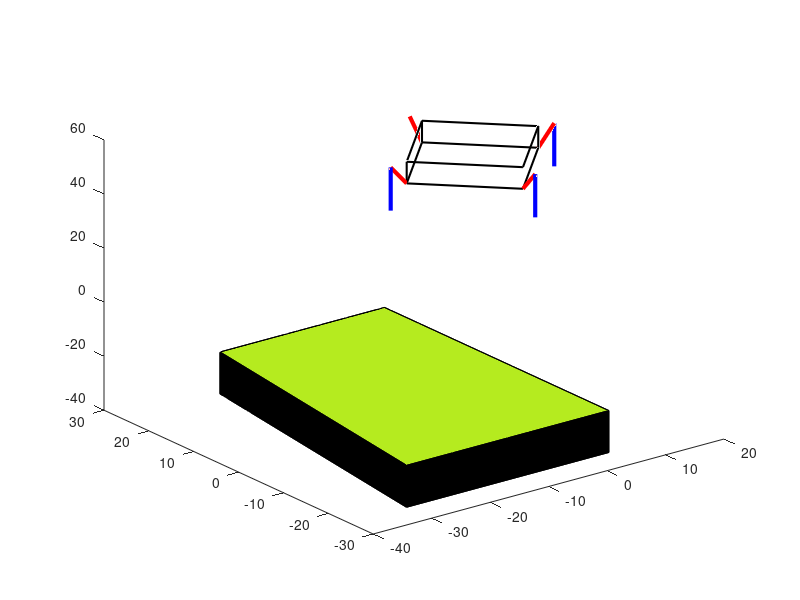

MATLAB code for this plot: (Note: this script raises an error after producing the figure.)
clc; clear; close all;


%@@@@@@@@@@@@@@@@@@@@@@@@@@@@@@@@@@@@@@@@@@@@@@@@@@@@@@@@@@@@@@@@@@@@@@@@@@@@@@@@@@@@@@@@@@@@@@@@@@@@@@Leg Landing variable setting지면으로부터 50위에있음


L_ang1_east = 430;                                                % L1 이동경로설정(EAST)
L_theta1_east = L_ang1_east*(pi/180);
L_r1_east = 8;                                                    % L1 원의반지름
L_x1_east = L_r1_east*cos(L_theta1_east)+11.25;                   % X축 평행이동 및 설정
L_z1_east = L_r1_east*sin(L_theta1_east)+50 ;                     % Z축 설정

L_ang2_east = 430;                                                % L2 이동경로 설정(EAST)
L_theta2_east = L_ang2_east*(pi/180);
L_r2_east = 8;                                                    % L2 원의반지름
L_x2_east = L_r2_east*cos(L_theta2_east)+11.25;                   % X축 평행이동 및 설정
L_z2_east = L_r2_east*sin(L_theta2_east)+34;                      % Z축 평행이동 및 설정
    
L_ang1_west = 110;                                                % L1 이동경로설정(WEST)
L_theta1_west = L_ang1_west*(pi/180);
L_r1_west = 8;                                                    % L1 원의반지름
L_x1_west = L_r1_west*cos(L_theta1_west)-11.25;                   % X축 평행이동 및 설정 
L_z1_west = L_r1_west*sin(L_theta1_west)+50;                      % Z축 설정

L_ang2_west = 110;                                                % L2 이동경로 설정(WEST)
L_theta2_west = L_ang2_west*(pi/180);
L_r2_west = 8;                                                    % L2원의반지름
L_x2_west = L_r2_west*cos(L_theta2_west)-11.25;                   % X축 평행이동 및 설정
L_z2_west = L_r2_west*sin(L_theta2_west)+34;                      % Z축 평행이동 및 설정

L_ang1_north = 430;                                               % L1 이동경로설정(NORTH)
L_theta1_north = L_ang1_north*(pi/180);
L_r1_north = 8;                                                   % 원의반지름
L_y1_north = L_r1_north*cos(L_theta1_north)+11.25;                % Y축 평행이동 및 설정 
L_z1_north = L_r1_north*sin(L_theta1_north)+50;                   % Z축 설정

L_ang2_north = 430;                                               % L2 이동경로 설정(NORTH)
L_theta2_north = L_ang2_north*(pi/180);
L_r2_north = 8;                                                   % 원의반지름
L_y2_north = L_r2_north*cos(L_theta2_north)+11.25;                % Y축 평행이동 및 설정
L_z2_north = L_r2_north*sin(L_theta2_north)+34;                   % Z축 평행이동 및 설정

L_ang1_south = 110;                                               % L1 이동경로설정(SOUTH)
L_theta1_south = L_ang1_south*(pi/180);
L_r1_south = 8;                                                   % 원의반지름
L_y1_south = L_r1_south*cos(L_theta1_south)-11.25;                % Y축 평행이동 및 설정 
L_z1_south = L_r1_south*sin(L_theta1_south)+50;                   % Z축 설정

L_ang2_south = 110;                                               % L2 이동경로 설정(SOUTH)
L_theta2_south = L_ang2_south*(pi/180);
L_r2_south = 8;                                                   % 원의반지름
L_y2_south = L_r2_south*cos(L_theta2_south)-11.25;                % Y축 평행이동 및 설정
L_z2_south = L_r2_south*sin(L_theta2_south)+34;                   % Z축 평행이동 및 설정


%@@@@@@@@@@@@@@@@@@@@@@@@@@@@@@@@@@@@@@@@@@@@@@@@@@@@@@@@@@@@@@@@@@@@@@@@@@@@@@@@@@@@@@@@@@@@@@@@@@@@@@Leg down variable setting


Legd_ang1_east = 430;                                                   % L1 이동경로설정(EAST)
Legd_theta1_east = Legd_ang1_east*(pi/180);
Legd_r1_east = 8;                                                       % L1 원의반지름
Legd_x1_east = Legd_r1_east*cos(Legd_theta1_east)+11.25;                % X축 평행이동 및 설정
Legd_z1_east = Legd_r1_east*sin(Legd_theta1_east);                      % Z축 설정

Legd_ang2_east = 430;                                                   % L2 이동경로 설정(EAST)
Legd_theta2_east = Legd_ang2_east*(pi/180);
Legd_r2_east = 8;                                                       % L2 원의반지름
Legd_x2_east = Legd_r2_east*cos(Legd_theta2_east)+11.25;                % X축 평행이동 및 설정
Legd_z2_east = Legd_r2_east*sin(Legd_theta2_east)-16;                   % Z축 평행이동 및 설정

Legd_ang1_west = [110:1:270];                                           % L1 이동경로설정(WEST)
Legd_theta1_west = Legd_ang1_west*(pi/180);
Legd_r1_west = 8;                                                       % L1 원의반지름
Legd_x1_west = Legd_r1_west*cos(Legd_theta1_west)-11.25;                % X축 평행이동 및 설정 
Legd_z1_west = Legd_r1_west*sin(Legd_theta1_west);                      % Z축 설정

Legd_ang2_west = [110:1:270];                                           % L2 이동경로 설정(WEST)
Legd_theta2_west = Legd_ang2_west*(pi/180);
Legd_r2_west = 8;                                                       % L2원의반지름
Legd_x2_west = Legd_r2_west*cos(Legd_theta2_west)-11.25;                % X축 평행이동 및 설정
Legd_z2_west = Legd_r2_west*sin(Legd_theta2_west)-16;                   % Z축 평행이동 및 설정

Legd_ang1_north = [430:-1:270];                    % L1 이동경로설정(NORTH)
Legd_theta1_north = Legd_ang1_north*(pi/180);
Legd_r1_north = 8;                                                      % 원의반지름
Legd_y1_north = Legd_r1_north*cos(Legd_theta1_north)+11.25;             % Y축 평행이동 및 설정 
Legd_z1_north = Legd_r1_north*sin(Legd_theta1_north);                   % Z축 설정

Legd_ang2_north = [430:-1:270];                    % L2 이동경로 설정(NORTH)
Legd_theta2_north = Legd_ang2_north*(pi/180);
Legd_r2_north = 8;                                                      % 원의반지름
Legd_y2_north = Legd_r2_north*cos(Legd_theta2_north)+11.25;             % Y축 평행이동 및 설정
Legd_z2_north = Legd_r2_north*sin(Legd_theta2_north)-16;                % Z축 평행이동 및 설정

Legd_ang1_south = [110:1:270];                     % L1 이동경로설정(SOUTH)
Legd_theta1_south = Legd_ang1_south*(pi/180);
Legd_r1_south = 8;                                                      % 원의반지름
Legd_y1_south = Legd_r1_south*cos(Legd_theta1_south)-11.25;             % Y축 평행이동 및 설정 
Legd_z1_south = Legd_r1_south*sin(Legd_theta1_south);                   % Z축 설정

Legd_ang2_south = [110:1:270];                     % L2 이동경로 설정(SOUTH)
Legd_theta2_south = Legd_ang2_south*(pi/180);
Legd_r2_south = 8;                                                      % 원의반지름
Legd_y2_south = Legd_r2_south*cos(Legd_theta2_south)-11.25;             % Y축 평행이동 및 설정
Legd_z2_south = Legd_r2_south*sin(Legd_theta2_south)-16;                % Z축 평행이동 및 설정


%@@@@@@@@@@@@@@@@@@@@@@@@@@@@@@@@@@@@@@@@@@@@@@@@@@@@@@@@@@@@@@@@@@@@@@@@@@@@@@@@@@@@@@@@@@@@@@@@@@@@@@Leg up variable setting


Legu_ang1_east = 430;                                                   % L1 이동경로설정(EAST)
Legu_theta1_east = Legu_ang1_east*(pi/180);
Legu_r1_east = 8;                                                       % L1 원의반지름
Legu_x1_east = Legu_r1_east*cos(Legu_theta1_east)+11.25;                % X축 평행이동 및 설정
Legu_z1_east = Legu_r1_east*sin(Legu_theta1_east);                      % Z축 설정

Legu_ang2_east = 430;                                                   % L2 이동경로 설정(EAST)
Legu_theta2_east = Legu_ang2_east*(pi/180);
Legu_r2_east = 8;                                                       % L2 원의반지름
Legu_x2_east = Legu_r2_east*cos(Legu_theta2_east)+11.25;                % X축 평행이동 및 설정
Legu_z2_east = Legu_r2_east*sin(Legu_theta2_east)-16;                   % Z축 평행이동 및 설정

Legu_ang1_west = [270:-1:110];                                          % L1 이동경로설정(WEST)
Legu_theta1_west = Legu_ang1_west*(pi/180);
Legu_r1_west = 8;                                                       % L1 원의반지름
Legu_x1_west = Legu_r1_west*cos(Legu_theta1_west)-11.25;                % X축 평행이동 및 설정 
Legu_z1_west = Legu_r1_west*sin(Legu_theta1_west);                      % Z축 설정

Legu_ang2_west = [270:-1:110];                                          % L2 이동경로 설정(WEST)
Legu_theta2_west = Legu_ang2_west*(pi/180);
Legu_r2_west = 8;                                                       % L2원의반지름
Legu_x2_west = Legu_r2_west*cos(Legu_theta2_west)-11.25;                % X축 평행이동 및 설정
Legu_z2_west = Legu_r2_west*sin(Legu_theta2_west)-16;                   % Z축 평행이동 및 설정

Legu_ang1_north = [270:1:430];                     % L1 이동경로설정(NORTH)
Legu_theta1_north = Legu_ang1_north*(pi/180);
Legu_r1_north = 8;                                                      % 원의반지름
Legu_y1_north = Legu_r1_north*cos(Legu_theta1_north)+11.25;             % Y축 평행이동 및 설정 
Legu_z1_north = Legu_r1_north*sin(Legu_theta1_north);                   % Z축 설정

Legu_ang2_north = [270:1:430];                     % L2 이동경로 설정(NORTH)
Legu_theta2_north = Legu_ang2_north*(pi/180);
Legu_r2_north = 8;                                                      % 원의반지름
Legu_y2_north = Legu_r2_north*cos(Legu_theta2_north)+11.25;             % Y축 평행이동 및 설정
Legu_z2_north = Legu_r2_north*sin(Legu_theta2_north)-16;                % Z축 평행이동 및 설정

Legu_ang1_south = [270:-1:110];                    % L1 이동경로설정(SOUTH)
Legu_theta1_south = Legu_ang1_south*(pi/180);
Legu_r1_south = 8;                                                      % 원의반지름
Legu_y1_south = Legu_r1_south*cos(Legu_theta1_south)-11.25;             % Y축 평행이동 및 설정 
Legu_z1_south = Legu_r1_south*sin(Legu_theta1_south);                   % Z축 설정

Legu_ang2_south = [270:-1:110];                    % L2 이동경로 설정(SOUTH)
Legu_theta2_south = Legu_ang2_south*(pi/180);
Legu_r2_south = 8;                                                      % 원의반지름
Legu_y2_south = Legu_r2_south*cos(Legu_theta2_south)-11.25;             % Y축 평행이동 및 설정
Legu_z2_south = Legu_r2_south*sin(Legu_theta2_south)-16;                % Z축 평행이동 및 설정


%@@@@@@@@@@@@@@@@@@@@@@@@@@@@@@@@@@@@@@@@@@@@@@@@@@@@@@@@@@@@@@@@@@@@@@@@@@@@@@@@@@@@@@@@@@@@@@@@@@@@@@Leg take off variable setting


T_ang1_east = 430;                                                     % L1 이동경로설정(EAST)
T_theta1_east = T_ang1_east*(pi/180);
T_r1_east = 8;                                                         % L1 원의반지름
T_x1_east = T_r1_east*cos(T_theta1_east)+11.25;                        % X축 평행이동 및 설정
T_z1_east = T_r1_east*sin(T_theta1_east) ;                             % Z축 설정

T_ang2_east = 430;                                                     % L2 이동경로 설정(EAST)
T_theta2_east = T_ang2_east*(pi/180);
T_r2_east = 8;                                                         % L2 원의반지름
T_x2_east = T_r2_east*cos(T_theta2_east)+11.25;                        % X축 평행이동 및 설정
T_z2_east = T_r2_east*sin(T_theta2_east)-16;                           % Z축 평행이동 및 설정

T_ang1_west = 110;                                                     % L1 이동경로설정(WEST)
T_theta1_west = T_ang1_west*(pi/180);
T_r1_west = 8;                                                         % L1 원의반지름
T_x1_west = T_r1_west*cos(T_theta1_west)-11.25;                        % X축 평행이동 및 설정 
T_z1_west = T_r1_west*sin(T_theta1_west);                              % Z축 설정

T_ang2_west = 110;                                                     % L2 이동경로 설정(WEST)
T_theta2_west = T_ang2_west*(pi/180);
T_r2_west = 8;                                                         % L2원의반지름
T_x2_west = T_r2_west*cos(T_theta2_west)-11.25;                        % X축 평행이동 및 설정
T_z2_west = T_r2_west*sin(T_theta2_west)-16;                           % Z축 평행이동 및 설정

T_ang1_north = 430;                                                    % L1 이동경로설정(NORTH)
T_theta1_north = T_ang1_north*(pi/180);
T_r1_north = 8;                                                        % 원의반지름
T_y1_north = T_r1_north*cos(T_theta1_north)+11.25;                     % Y축 평행이동 및 설정 
T_z1_north = T_r1_north*sin(T_theta1_north);                           % Z축 설정

T_ang2_north = 430;                                                    % L2 이동경로 설정(NORTH)
T_theta2_north = T_ang2_north*(pi/180);
T_r2_north = 8;                                                        % 원의반지름
T_y2_north = T_r2_north*cos(T_theta2_north)+11.25;                     % Y축 평행이동 및 설정
T_z2_north = T_r2_north*sin(T_theta2_north)-16;                        % Z축 평행이동 및 설정

T_ang1_south = 110;                                                    % L1 이동경로설정(SOUTH)
T_theta1_south = T_ang1_south*(pi/180);
T_r1_south = 8;                                                        % 원의반지름
T_y1_south = T_r1_south*cos(T_theta1_south)-11.25;                     % Y축 평행이동 및 설정 
T_z1_south = T_r1_south*sin(T_theta1_south);                           % Z축 설정

T_ang2_south = 110;                                                    % L2 이동경로 설정(SOUTH)
T_theta2_south = T_ang2_south*(pi/180);
T_r2_south = 8;                                                        % 원의반지름
T_y2_south = T_r2_south*cos(T_theta2_south)-11.25;                     % Y축 평행이동 및 설정
T_z2_south = T_r2_south*sin(T_theta2_south)-16;                        % Z축 평행이동 및 설정


%@@@@@@@@@@@@@@@@@@@@@@@@@@@@@@@@@@@@@@@@@@@@@@@@@@@@@@@@@@@@@@@@@@@@@@@@@@@@@@@@@@@@@@@@@@@@@@@@@@@@@@draw figure


hf = figure;                             %figure창생성
ha = axes(hf);                           %figure창에 좌표넣기


%@@@@@@@@@@@@@@@@@@@@@@@@@@@@@@@@@@@@@@@@@@@@@@@@@@@@@@@@@@@@@@@@@@@@@@@@@@@@@@@@@@@@@@@@@@@@@@@@@@@@@@draw graph


box_L1 = plot3(ha,[-11.25 0],[0 -11.25],[50 50],'k','Linewidth',1.5);                        %부품넣을공간 생성(밑면)-착륙
hold(ha,'on');                                                                               %한 FIGURE에 2개이상 그래프  
box_L2 = plot3(ha,[0 11.25],[-11.25 0],[50 50],'k','Linewidth',1.5);                         %부품넣을공간 생성(밑면)-착륙
box_L3 = plot3(ha,[11.25 0],[0 11.25],[50 50],'k','Linewidth',1.5);                          %부품넣을공간 생성(밑면)-착륙
box_L4 = plot3(ha,[0 -11.25],[11.25 0],[50 50],'k','Linewidth',1.5);                         %부품넣을공간 생성(밑면)-착륙
box_L5 = plot3(ha,[0 0],[-11.25 -11.25],[50 50],'k','Linewidth',1.5);                        %부품넣을공간 생성(높이)-착륙
box_L6 = plot3(ha,[11.25 11.25],[0 0],[50 58],'k','Linewidth',1.5);                          %부품넣을공간 생성(높이)-착륙
box_L7 = plot3(ha,[0 0],[11.25 11.25],[50 58],'k','Linewidth',1.5);                          %부품넣을공간 생성(높이)-착륙
box_L8 = plot3(ha,[-11.25 -11.25],[0 0],[50 58],'k','Linewidth',1.5);                        %부품넣을공간 생성(높이)-착륙
box_L9 = plot3(ha,[-11.25 0],[0 -11.25],[58 58],'k','Linewidth',1.5);                        %부품넣을공간 생성(윗면)-착륙
box_L10 = plot3(ha,[0 11.25],[-11.25 0],[58 58],'k','Linewidth',1.5);                        %부품넣을공간 생성(윗면)-착륙
box_L11 = plot3(ha,[11.25 0],[0 11.25],[58 58],'k','Linewidth',1.5);                         %부품넣을공간 생성(윗면)-착륙
box_L12 = plot3(ha,[0 -11.25],[11.25 0],[58 58],'k','Linewidth',1.5);                        %부품넣을공간 생성(윗면)-착륙

Leg_L1 = plot3(ha,[11.25 L_x1_east],[0 0],[50 L_z1_east],'r','Linewidth',3);                         %EAST_L1 다리생성-착륙
Leg_L2 = plot3(ha,[L_x1_east L_x2_east],[0 0],[L_z1_east L_z2_east],'b','Linewidth',3);              %EAST_L2 다리생성-착륙
Leg_L3 = plot3(ha,[-11.25 L_x1_west],[0 0],[50 L_z1_west],'r','Linewidth',3);                        %WEST_L1 다리생성-착륙
Leg_L4 = plot3(ha,[L_x1_west L_x2_west],[0 0],[L_z1_west L_z2_west],'b','Linewidth',3);              %WEST_L2 다리생성-착륙
Leg_L5 = plot3(ha,[0 0],[11.25 L_y1_north],[50 L_z1_north],'r','Linewidth',3);                       %NORTH_L1 다리생성-착륙
Leg_L6 = plot3(ha,[0 0],[L_y1_north L_y2_north],[L_z1_north L_z1_north],'b','Linewidth',3);          %NORTH_L2 다리생성-착륙
Leg_L7 = plot3(ha,[0 0],[-11.25 L_y1_south],[50 L_z1_south],'r','Linewidth',3);                      %SOUTH_L1 다리생성-착륙
Leg_L8 = plot3(ha,[0 0],[L_y1_south L_y2_south],[L_z1_south L_z2_south],'b','Linewidth',3);          %SOUTH_L2 다리생성-착륙


%@@@@@@@@@@@@@@@@@@@@@@@@@@@@@@@@@@@@@@@@@@@@@@@@@@@@@@@@@@@@@@@@@@@@@@@@@@@@@@@@@@@@@@@@@@@@@@@@@@@@@@draw slop


vertex_stair1=[-30.46 -25 -39.5 ; 4.14 -25 -39.5; 4.14 25 -39.5; -24 25 -39.5; -30.46 -25 -24 ; 4.14 -25 -24; 4.14 25 -24; -24 25 -24];
face_stair1 = [1 2 3 4; 1 2 6 5; 2 3 7 6; 3 4 8 7; 1 4 8 5; 5 6 7 8];
Ic1=[0 0 0;0 0 0 ;0 0 0;0 0 0;0 0 0; 0.71 0.92 0.12];
stair1 = patch('Faces',face_stair1,'Vertices',vertex_stair1,'FaceVertexCData',Ic1,'FaceColor','flat');         
alpha(stair1,0.3)                                                                                      %경사면 투명도 조정

vertex_stair2=[4.14 -25 -39.5 ; 38.74 -25 -39.5; 38.74 25 -39.5; 4.14 25 -39.5; 4.14 -25 -8.5 ; 38.74 -25 -8.5; 38.74 25 -8.5; 4.14 25 -8.5];
face_stair2 = [1 2 3 4; 1 2 6 5; 2 3 7 6; 3 4 8 7; 1 4 8 5; 5 6 7 8];
Ic2=[0 0 0;0 0 0 ;0 0 0;0 0 0;0 0 0; 0.71 0.92 0.12];
stair2 = patch('Faces',face_stair2,'Vertices',vertex_stair2,'FaceVertexCData',Ic2,'FaceColor','flat');         
alpha(stair2,0.3)                                                                                      %경사면 투명도 조정


%@@@@@@@@@@@@@@@@@@@@@@@@@@@@@@@@@@@@@@@@@@@@@@@@@@@@@@@@@@@@@@@@@@@@@@@@@@@@@@@@@@@@@@@@@@@@@@@@@@@@@@camera setting


axis(ha,'equal');                        %좌표에서 x축, y축 길이 동일
set(ha,'XLim',[-40 40]);                 %좌표에서 x축 설정
set(ha,'YLim',[-40 40]);                 %좌표에서 y축 설정
set(ha,'ZLim',[-40 70]);                 %좌표에서 y축 설정
grid(ha,'on');                           %좌표에 그리드 넣기
xlabel(ha,'X');
ylabel(ha,'Y');
zlabel(ha,'Z'); 
title(ha,'stair');

set(ha,'XTickLabelMode','auto');                  %cam x축 좌표고정
set(ha,'XTickMode','auto');
set(ha,'YTickLabelMode','auto');                  %cam y축 좌표고정
set(ha,'YTickMode','auto');
set(ha,'ZTickLabelMode','auto');                  %cam z축 좌표고정
set(ha,'ZTickMode','auto');

%@@@@@@@@@@@@@@@@@@@@@@@@@@@@@@@@@@@@@@@@@@@@@@@@@@@@@@@@@@@@@@@@@@@@@@@@@@@@@@@@@@@@@@@@@@@@@@@@@@@@@@Landing!

aL=linspace(1,1,50);                                 %1값을 50개 만들기
cam_angL = linspace(45,90,length(aL)); 
                             
for iL = 1:length(aL)                                 %50번반복
set(box_L1,'ZData',[50-iL 50-iL]);                    %시작위치는 밑변:50,윗면:58 이며, 1씩 감소(50번 반복)
set(box_L2,'ZData',[50-iL 50-iL]);
set(box_L3,'ZData',[50-iL 50-iL]);
set(box_L4,'ZData',[50-iL 50-iL]);
set(box_L5,'ZData',[50-iL 58-iL]);
set(box_L6,'ZData',[50-iL 58-iL]);
set(box_L7,'ZData',[50-iL 58-iL]);
set(box_L8,'ZData',[50-iL 58-iL]);
set(box_L9,'ZData',[58-iL 58-iL]);
set(box_L10,'ZData',[58-iL 58-iL]);
set(box_L11,'ZData',[58-iL 58-iL]);
set(box_L12,'ZData',[58-iL 58-iL]);
set(Leg_L1,'ZData',[50-iL L_z1_east-iL]);
set(Leg_L2,'ZData',[L_z1_east-iL L_z2_east-iL]);
set(Leg_L3,'ZData',[50-iL L_z1_west-iL]);
set(Leg_L4,'ZData',[L_z1_west-iL L_z2_west-iL]);
set(Leg_L5,'ZData',[50-iL L_z1_north-iL]);
set(Leg_L6,'ZData',[L_z1_north-iL L_z2_north-iL]);
set(Leg_L7,'ZData',[50-iL L_z1_south-iL]);
set(Leg_L8,'ZData',[L_z1_south-iL L_z2_south-iL]);
pause(0.08);                                        %0.08초딜레이

cam_xL = 80*cos(cam_angL(iL)*pi/180);                                   %x축 으로 돌아가는범위 조절
cam_yL = 80*sin(cam_angL(iL)*pi/180);                                   %y축 으로 돌아가는범위 조절
cam_zL = 10;                                                               %z축은 고정(위에서 내려다보기)
set(ha,'CameraPosition',[cam_xL cam_yL cam_zL]);                            %cam의 handle속성값 바꾸기

end

pause(1);                                           %착륙후 1초쉬기 

delete(Leg_L1);                 %랜딩용 다리지우기
delete(Leg_L2);                 %랜딩용 다리지우기
delete(Leg_L3);                 %랜딩용 다리지우기
delete(Leg_L4);                 %랜딩용 다리지우기
delete(Leg_L5);                 %랜딩용 다리지우기
delete(Leg_L6);                 %랜딩용 다리지우기
delete(Leg_L7);                 %랜딩용 다리지우기
delete(Leg_L8);                 %랜딩용 다리지우기


%@@@@@@@@@@@@@@@@@@@@@@@@@@@@@@@@@@@@@@@@@@@@@@@@@@@@@@@@@@@@@@@@@@@@@@@@@@@@@@@@@@@@@@@@@@@@@@@@@@@@@@Leg down!


Leg_d1 = plot3(ha,[11.25 Legd_x1_east],[0 0],[0 Legd_z1_east],'r','Linewidth',3);                                        %EAST_L1 다리생성-접기
Leg_d2 = plot3(ha,[Legd_x1_east Legd_x2_east],[0 0],[Legd_z1_east Legd_z2_east],'b','Linewidth',3);                      %EAST_L2 다리생성-접기
Leg_d3 = plot3(ha,[-11.25 Legd_x1_west(8)],[0 0],[0 Legd_z1_west(8)],'r','Linewidth',3);                                 %WEST_L1 다리생성-접기
Leg_d4 = plot3(ha,[Legd_x1_west(8) Legd_x2_west(8)],[0 0],[Legd_z1_west(8) Legd_z2_west(8)],'b','Linewidth',3);          %WEST_L2 다리생성-접기
Leg_d5 = plot3(ha,[0 0],[11.25 Legd_y1_north(8)],[0 Legd_z1_north(8)],'r','Linewidth',3);                                %NORTH_L1 다리생성-접기
Leg_d6 = plot3(ha,[0 0],[Legd_y1_north(8) Legd_y2_north(8)],[Legd_z1_north(8) Legd_z2_north(8)],'b','Linewidth',3);      %NORTH_L2 다리생성-접기
Leg_d7 = plot3(ha,[0 0],[-11.25 Legd_y1_south(8)],[0 Legd_z1_south(8)],'r','Linewidth',3);                               %SOUTH_L1 다리생성-접기
Leg_d8 = plot3(ha,[0 0],[Legd_y1_south(8) Legd_y2_south(8)],[Legd_z1_south(8) Legd_z2_south(8)],'b','Linewidth',3);      %SOUTH_L2 다리생성-접기

cam_ang_Legd = linspace(90,270,length(Legu_theta1_west));                            %Legu_theta1_west와 cam_ang의 벡터값이 같아야하므로 linspace를 이용해 벡터값 맞추기

for i_ptd = 1:length(Legd_theta1_west)                                         %애니매이션 실행 1부터theta_west크기까지 반복

    set(Leg_d3,'XData',[-11.25 Legd_x1_west(i_ptd)], ...                       %L1_WEST 이동하는 선의 x좌표 y좌표를 handle을 이용해 좌표값 반복설정
        'ZData',[0 Legd_z1_west(i_ptd)]           );
    set(Leg_d4,'XData',[Legd_x1_west(i_ptd) Legd_x2_west(i_ptd)], ...          %L2_WEST 이동하는 선의 x좌표 y좌표를 handle을  이용해 좌표값 반복설정
        'ZData',[Legd_z1_west(i_ptd) Legd_z2_west(i_ptd)]      );
    set(Leg_d5,'YData',[11.25 Legd_y1_north(i_ptd)], ...                       %L1_NORTH 이동하는 선의 x좌표 y좌표를 handle을 이용해 좌표값 반복설정
        'ZData',[0 Legd_z1_north(i_ptd)]           );
    set(Leg_d6,'YData',[Legd_y1_north(i_ptd) Legd_y2_north(i_ptd)], ...        %L2_NORTH 이동하는 선의 x좌표 y좌표를 handle을  이용해 좌표값 반복설정
        'ZData',[Legd_z1_north(i_ptd) Legd_z2_north(i_ptd)]      );
    set(Leg_d7,'YData',[-11.25 Legd_y1_south(i_ptd)], ...                      %L1_SOUTH 이동하는 선의 x좌표 y좌표를 handle을 이용해 좌표값 반복설정
        'ZData',[0 Legd_z1_south(i_ptd)]           );
    set(Leg_d8,'YData',[Legd_y1_south(i_ptd) Legd_y2_south(i_ptd)], ...        %L2_SOUTH 이동하는 선의 x좌표 y좌표를 handle을  이용해 좌표값 반복설정
        'ZData',[Legd_z1_south(i_ptd) Legd_z2_south(i_ptd)]      );

    cam_x_Legd = 80*cos(cam_ang_Legd(i_ptd)*pi/180);                                     %x축 으로 돌아가는범위 조절
    cam_y_Legd = 80*sin(cam_ang_Legd(i_ptd)*pi/180);                                     %y축 으로 돌아가는범위 조절
    cam_z_Legd = 15;                                                                 %z축은 고정(위에서 내려다보기)
    set(ha,'CameraPosition',[cam_x_Legd cam_y_Legd cam_z_Legd]);                              %cam의 handle속성값 바꾸기

    pause(0.08);                                                               %0.035초 딜레이 0에가까울수록 빠름(drawnow함수 이용시 제일 빠름)
end

pause(2);    

delete(Leg_d1);                 %랜딩용 다리지우기
delete(Leg_d2);                 %랜딩용 다리지우기
delete(Leg_d3);                 %랜딩용 다리지우기
delete(Leg_d4);                 %랜딩용 다리지우기
delete(Leg_d5);                 %랜딩용 다리지우기
delete(Leg_d6);                 %랜딩용 다리지우기
delete(Leg_d7);                 %랜딩용 다리지우기
delete(Leg_d8);                 %랜딩용 다리지우기

%@@@@@@@@@@@@@@@@@@@@@@@@@@@@@@@@@@@@@@@@@@@@@@@@@@@@@@@@@@@@@@@@@@@@@@@@@@@@@@@@@@@@@@@@@@@@@@@@@@@@@@Leg up!





Leg_u1 = plot3(ha,[11.25 Legu_x1_east],[0 0],[0 Legu_z1_east],'r','Linewidth',3);                                    %EAST_L1 다리생성-펴기
Leg_u2 = plot3(ha,[Legu_x1_east Legu_x2_east],[0 0],[Legu_z1_east Legu_z2_east],'b','Linewidth',3);                  %EAST_L2 다리생성-펴기
Leg_u3 = plot3(ha,[-11.25 Legu_x1_west(8)],[0 0],[0 Legu_z1_west(8)],'r','Linewidth',3);                             %WEST_L1 다리생성-펴기
Leg_u4 = plot3(ha,[Legu_x1_west(8) Legu_x2_west(8)],[0 0],[Legu_z1_west(8) Legu_z2_west(8)],'b','Linewidth',3);      %WEST_L2 다리생성-펴기
Leg_u5 = plot3(ha,[0 0],[11.25 Legu_y1_north(8)],[0 Legu_z1_north(8)],'r','Linewidth',3);                            %NORTH_L1 다리생성-펴기
Leg_u6 = plot3(ha,[0 0],[Legu_y1_north(8) Legu_y2_north(8)],[Legu_z1_north(8) Legu_z2_north(8)],'b','Linewidth',3);  %NORTH_L2 다리생성-펴기
Leg_u7 = plot3(ha,[0 0],[-11.25 Legu_y1_south(8)],[0 Legu_z1_south(8)],'r','Linewidth',3);                           %SOUTH_L1 다리생성-펴기
Leg_u8 = plot3(ha,[0 0],[Legu_y1_south(8) Legu_y2_south(8)],[Legu_z1_south(8) Legu_z2_south(8)],'b','Linewidth',3);  %SOUTH_L2 다리생성-펴기

cam_ang_Legu = linspace(270,90,length(Legu_theta1_west));                    %Legu_theta1_west와 cam_ang의 벡터값이 같아야하므로 linspace를 이용해 벡터값 맞추기

for i_ptu = 1:length(Legu_theta1_west)                                       %애니매이션 실행 1부터theta_west크기까지 반복

    set(Leg_u3,'XData',[-11.25 Legu_x1_west(i_ptu)], ...                     %L1_WEST 이동하는 선의 x좌표 y좌표를 handle을 이용해 좌표값 반복설정
        'ZData',[0 Legu_z1_west(i_ptu)]           );
    set(Leg_u4,'XData',[Legu_x1_west(i_ptu) Legu_x2_west(i_ptu)], ...        %L2_WEST 이동하는 선의 x좌표 y좌표를 handle을  이용해 좌표값 반복설정
        'ZData',[Legu_z1_west(i_ptu) Legu_z2_west(i_ptu)]      );
    set(Leg_u5,'YData',[11.25 Legu_y1_north(i_ptu)], ...                     %L1_NORTH 이동하는 선의 x좌표 y좌표를 handle을 이용해 좌표값 반복설정
        'ZData',[0 Legu_z1_north(i_ptu)]           );
    set(Leg_u6,'YData',[Legu_y1_north(i_ptu) Legu_y2_north(i_ptu)], ...      %L2_NORTH 이동하는 선의 x좌표 y좌표를 handle을  이용해 좌표값 반복설정
        'ZData',[Legu_z1_north(i_ptu) Legu_z2_north(i_ptu)]      );
    set(Leg_u7,'YData',[-11.25 Legu_y1_south(i_ptu)], ...                    %L1_SOUTH 이동하는 선의 x좌표 y좌표를 handle을 이용해 좌표값 반복설정
        'ZData',[0 Legu_z1_south(i_ptu)]           );
    set(Leg_u8,'YData',[Legu_y1_south(i_ptu) Legu_y2_south(i_ptu)], ...      %L2_SOUTH 이동하는 선의 x좌표 y좌표를 handle을  이용해 좌표값 반복설정
        'ZData',[Legu_z1_south(i_ptu) Legu_z2_south(i_ptu)]      );

    cam_x_Legu = 80*cos(cam_ang_Legu(i_ptu)*pi/180);                              %x축 으로 돌아가는범위 조절
    cam_y_Legu = 80*sin(cam_ang_Legu(i_ptu)*pi/180);                              %y축 으로 돌아가는범위 조절
    cam_z_Legu = 15;                                                               %z축은 고정(위에서 내려다보기)
    set(ha,'CameraPosition',[cam_x_Legu cam_y_Legu cam_z_Legu]);                  %cam의 handle속성값 바꾸기

    pause(0.08);                                                                  %0.08초 딜레이 0에가까울수록 빠름(drawnow함수 이용시 제일 빠름)
end

pause(1);    

delete(Leg_u1);                 %랜딩용 다리지우기
delete(Leg_u2);                 %랜딩용 다리지우기
delete(Leg_u3);                 %랜딩용 다리지우기
delete(Leg_u4);                 %랜딩용 다리지우기
delete(Leg_u5);                 %랜딩용 다리지우기
delete(Leg_u6);                 %랜딩용 다리지우기
delete(Leg_u7);                 %랜딩용 다리지우기
delete(Leg_u8);                 %랜딩용 다리지우기
delete(box_L1);                 %랜딩용 몸체지우기
delete(box_L2);                 %랜딩용 몸체지우기
delete(box_L3);                 %랜딩용 몸체지우기
delete(box_L4);                 %랜딩용 몸체지우기
delete(box_L5);                 %랜딩용 몸체지우기
delete(box_L6);                 %랜딩용 몸체지우기
delete(box_L7);                 %랜딩용 몸체지우기
delete(box_L8);                 %랜딩용 몸체지우기
delete(box_L9);                 %랜딩용 몸체지우기
delete(box_L10);                %랜딩용 몸체지우기
delete(box_L11);                %랜딩용 몸체지우기
delete(box_L12);                %랜딩용 몸체지우기



%@@@@@@@@@@@@@@@@@@@@@@@@@@@@@@@@@@@@@@@@@@@@@@@@@@@@@@@@@@@@@@@@@@@@@@@@@@@@@@@@@@@@@@@@@@@@@@@@@@@@@@Take off!


box_T1 = plot3(ha,[-11.25 0],[0 -11.25],[0 0],'k','Linewidth',1.5);                          %부품넣을공간 생성(밑면)-이륙
box_T2 = plot3(ha,[0 11.25],[-11.25 0],[0 0],'k','Linewidth',1.5);                           %부품넣을공간 생성(밑면)-이륙
box_T3 = plot3(ha,[11.25 0],[0 11.25],[0 0],'k','Linewidth',1.5);                            %부품넣을공간 생성(밑면)-이륙
box_T4 = plot3(ha,[0 -11.25],[11.25 0],[0 0],'k','Linewidth',1.5);                           %부품넣을공간 생성(밑면)-이륙
box_T5 = plot3(ha,[0 0],[-11.25 -11.25],[0 0],'k','Linewidth',1.5);                          %부품넣을공간 생성(높이)-이륙
box_T6 = plot3(ha,[11.25 11.25],[0 0],[0 8],'k','Linewidth',1.5);                            %부품넣을공간 생성(높이)-이륙
box_T7 = plot3(ha,[0 0],[11.25 11.25],[0 8],'k','Linewidth',1.5);                            %부품넣을공간 생성(높이)-이륙
box_T8 = plot3(ha,[-11.25 -11.25],[0 0],[0 8],'k','Linewidth',1.5);                          %부품넣을공간 생성(높이)-이륙
box_T9 = plot3(ha,[-11.25 0],[0 -11.25],[8 8],'k','Linewidth',1.5);                          %부품넣을공간 생성(윗면)-이륙
box_T10 = plot3(ha,[0 11.25],[-11.25 0],[8 8],'k','Linewidth',1.5);                          %부품넣을공간 생성(윗면)-이륙
box_T11 = plot3(ha,[11.25 0],[0 11.25],[8 8],'k','Linewidth',1.5);                           %부품넣을공간 생성(윗면)-이륙
box_T12 = plot3(ha,[0 -11.25],[11.25 0],[8 8],'k','Linewidth',1.5);                          %부품넣을공간 생성(윗면)-이륙

Leg_T1 = plot3(ha,[11.25 T_x1_east],[0 0],[0 T_z1_east],'r','Linewidth',3);                          %EAST_L1 다리생성-이륙
Leg_T2 = plot3(ha,[T_x1_east T_x2_east],[0 0],[T_z1_east T_z2_east],'b','Linewidth',3);              %EAST_L2 다리생성-이륙
Leg_T3 = plot3(ha,[-11.25 T_x1_west],[0 0],[0 T_z1_west],'r','Linewidth',3);                         %WEST_L1 다리생성-이륙
Leg_T4 = plot3(ha,[T_x1_west T_x2_west],[0 0],[T_z1_west T_z2_west],'b','Linewidth',3);              %WEST_L2 다리생성-이륙
Leg_T5 = plot3(ha,[0 0],[11.25 T_y1_north],[0 T_z1_north],'r','Linewidth',3);                        %NORTH_L1 다리생성-이륙
Leg_T6 = plot3(ha,[0 0],[T_y1_north T_y2_north],[T_z1_north T_z2_north],'b','Linewidth',3);          %NORTH_L2 다리생성-이륙
Leg_T7 = plot3(ha,[0 0],[-11.25 T_y1_south],[0 T_z1_south],'r','Linewidth',3);                       %SOUTH_L1 다리생성-이륙
Leg_T8 = plot3(ha,[0 0],[T_y1_south T_y2_south],[T_z1_south T_z2_south],'b','Linewidth',3);          %SOUTH_L2 다리생성-이륙


aT=linspace(1,1,50);                                 %1값을 50개 만들기
cam_angT = linspace(90,45,length(aT)); 

for iT = 1:length(aT)                                 %50번반복
set(box_T1,'ZData',[iT iT]);                          %시작위치는 밑변:50,윗면:58 이며, 1씩 감소(50번 반복)
set(box_T2,'ZData',[iT iT]);
set(box_T3,'ZData',[iT iT]);
set(box_T4,'ZData',[iT iT]);
set(box_T5,'ZData',[iT 8+iT]);
set(box_T6,'ZData',[iT 8+iT]);
set(box_T7,'ZData',[iT 8+iT]);
set(box_T8,'ZData',[iT 8+iT]);
set(box_T9,'ZData',[8+iT 8+iT]);
set(box_T10,'ZData',[8+iT 8+iT]);
set(box_T11,'ZData',[8+iT 8+iT]);
set(box_T12,'ZData',[8+iT 8+iT]);
set(Leg_T1,'ZData',[iT T_z1_east+iT]);
set(Leg_T2,'ZData',[T_z1_east+iT T_z2_east+iT]);
set(Leg_T3,'ZData',[iT T_z1_west+iT]);
set(Leg_T4,'ZData',[T_z1_west+iT T_z2_west+iT]);
set(Leg_T5,'ZData',[iT T_z1_north+iT]);
set(Leg_T6,'ZData',[T_z1_north+iT T_z2_north+iT]);
set(Leg_T7,'ZData',[iT T_z1_south+iT]);
set(Leg_T8,'ZData',[T_z1_south+iT T_z2_south+iT]);
pause(0.08);                                         %0.08초딜레이

cam_xT = 80*cos(cam_angT(iT)*pi/180);                                   %x축 으로 돌아가는범위 조절
cam_yT = 80*sin(cam_angT(iT)*pi/180);                                   %y축 으로 돌아가는범위 조절
cam_zT = 10;                                                             %z축은 고정(위에서 내려다보기)
set(ha,'CameraPosition',[cam_xT cam_yT cam_zT]);                        %cam의 handle속성값 바꾸기

end